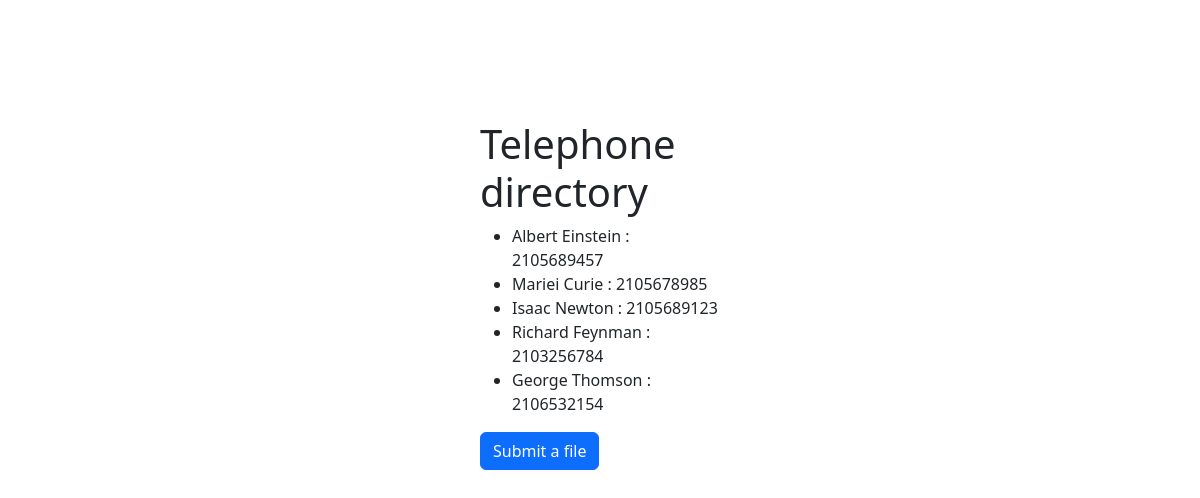
/catalogue/, run on the app's committed database.
### pandapp/models.py (models this page shows, shortened)
class TelephoneNumbers(models.Model):
    first_name = models.CharField(max_length=200)
    last_name = models.CharField(max_length=200)
    telephone_number = models.PositiveBigIntegerField()

### pandapp/views.py (the view)
# urls.py: path("catalogue/", views.CatalogueView.as_view(), name='catalogue'),
class CatalogueView(ListView):
    template_name = 'pandapp/catalogue.html'
    context_object_name = 'all_telephone_numbers'
    def get_queryset(self):
        return TelephoneNumbers.objects.all()

### pandapp/templates/pandapp/catalogue.html (shortened to what this page needs)
{% extends "base.html" %}
{% block main %}
<h1>Telephone directory</h1>
 <ul>
    {% for t in all_telephone_numbers %}
    <li>{{t.first_name}} {{t.last_name}} : {{t.telephone_number}}</li>
    {% endfor %}
 </ul>
 <a href="{% url 'submit_form' %}">
   <button type="button" class="btn btn-primary">
      Submit a file
   </button>
 </a>
{% endblock %}

### templates/base.html (shortened to what this page needs)
<!DOCTYPE html>
{% load static %}
<html lang="en">
<head>
    <link rel="stylesheet" href="{% static 'css/main.css' %}">
    <link href="https://cdn.jsdelivr.net/npm/bootstrap@5.3.3/dist/css/bootstrap.min.css" rel="stylesheet">
</head>
<body>
    <div id="main_div">
        {% block main %}{% endblock %}
    </div>
</body>
</html>

### static/css/main.css (style rules this page uses)
#main_div { margin: 10% 40%; }

### data on the page
TelephoneNumbers: first_name "Albert", last_name "Einstein", telephone_number "2105689457"
TelephoneNumbers: first_name "Mariei", last_name "Curie", telephone_number "2105678985"
TelephoneNumbers: first_name "Isaac", last_name "Newton", telephone_number "2105689123"
TelephoneNumbers: first_name "Richard", last_name "Feynman", telephone_number "2103256784"
TelephoneNumbers: first_name "George", last_name "Thomson", telephone_number "2106532154"
